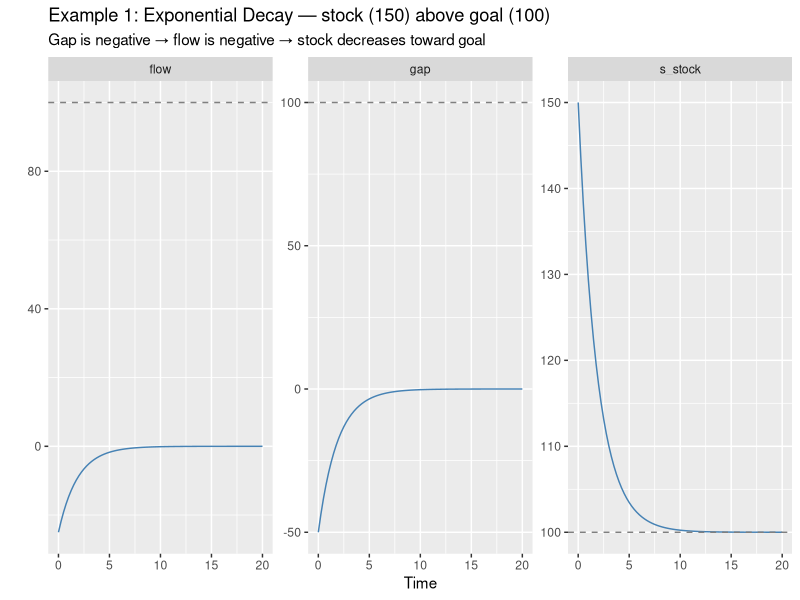
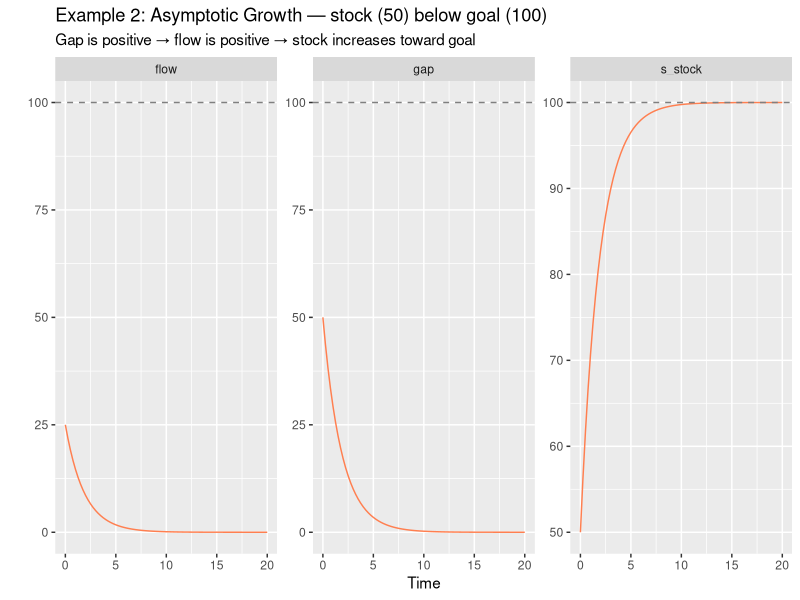
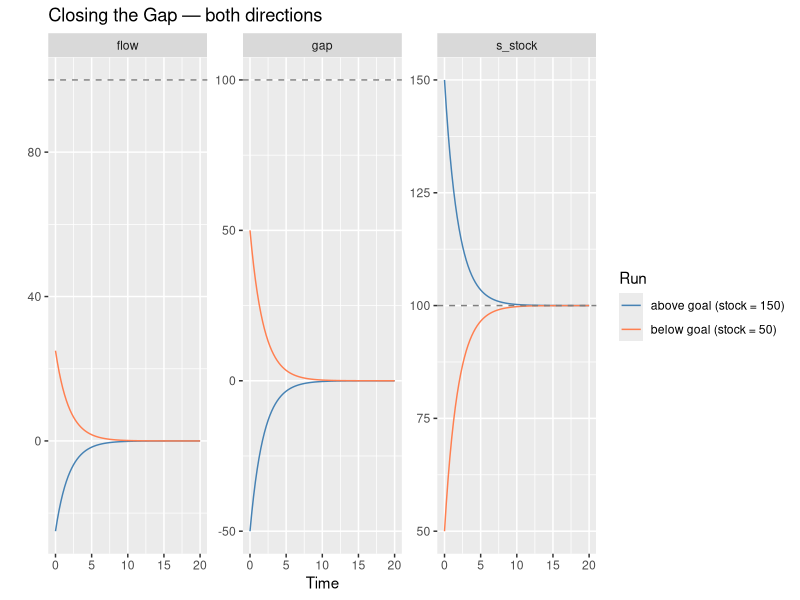

These charts were generated, in order, by the following R code:
## ---- chunk 1
knitr::opts_chunk$set(echo = TRUE)
library(deSolve)
library(tidyverse)
## ---- chunk 2
START <- 0; FINISH <- 20; STEP <- 0.25
simtime <- seq(START, FINISH, by = STEP)
## ---- chunk 3
params <- c(p_goal            = 100,  # units — desired level of the stock
            p_adjustment_time = 2)    # time  — time constant
## ---- chunk 4
model <- function(time, stocks, params) {
  with(as.list(c(stocks, params)), {

    c_gap  <- p_goal - s_stock             # units      — positive: below goal; negative: above goal
    f_flow <- c_gap / p_adjustment_time    # units/time — sign drives growth or decay

    ds_dt <- f_flow

    return(list(c(ds_dt),
                gap  = c_gap,
                flow = f_flow))
  })
}
## ---- chunk 5
output_decay <- data.frame(
  ode(y = c(s_stock = 150), times = simtime, func = model,
      parms = params, method = "euler")
) %>%
  gather(key = "variable", value = "value", s_stock:flow)

ggplot() +
  geom_line(data = output_decay, aes(x = time, y = value), colour = "steelblue") +
  geom_hline(yintercept = params["p_goal"], linetype = "dashed", colour = "grey50") +
  facet_wrap(vars(variable), scales = "free") +
  xlab("Time") +
  ylab("") +
  labs(title    = "Example 1: Exponential Decay — stock (150) above goal (100)",
       subtitle = "Gap is negative → flow is negative → stock decreases toward goal")
## ---- chunk 6
output_growth <- data.frame(
  ode(y = c(s_stock = 50), times = simtime, func = model,
      parms = params, method = "euler")
) %>%
  gather(key = "variable", value = "value", s_stock:flow)

ggplot() +
  geom_line(data = output_growth, aes(x = time, y = value), colour = "coral") +
  geom_hline(yintercept = params["p_goal"], linetype = "dashed", colour = "grey50") +
  facet_wrap(vars(variable), scales = "free") +
  xlab("Time") +
  ylab("") +
  labs(title    = "Example 2: Asymptotic Growth — stock (50) below goal (100)",
       subtitle = "Gap is positive → flow is positive → stock increases toward goal")
## ---- chunk 7
bind_rows(
  output_decay  %>% mutate(run = "above goal (stock = 150)"),
  output_growth %>% mutate(run = "below goal (stock = 50)")
) %>%
  ggplot(aes(x = time, y = value, colour = run)) +
  geom_line() +
  geom_hline(yintercept = params["p_goal"], linetype = "dashed", colour = "grey50") +
  facet_wrap(vars(variable), scales = "free") +
  xlab("Time") +
  ylab("") +
  scale_colour_manual(values = c("above goal (stock = 150)" = "steelblue",
                                 "below goal (stock = 50)"  = "coral")) +
  labs(title  = "Closing the Gap — both directions",
       colour = "Run")
